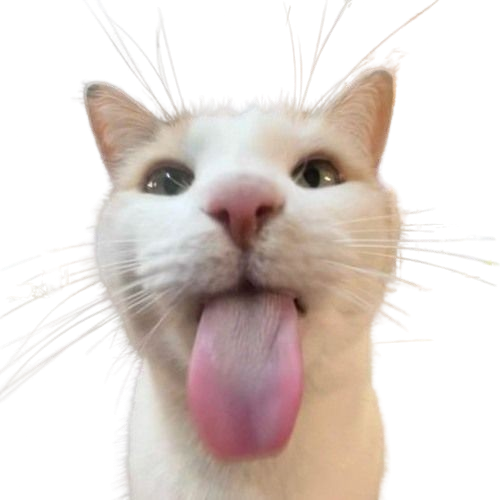
#> input picture cat/cat.png, 500 x 500 px
$ python cat.py
#> lines starting #> are read from the running program, lines starting #| are printed output that depends on the picture
from PIL import Image

WIDTH = 128
HEIGHT = 128
THRESHOLD = 150
INVERT = True

img = Image.open("cat.png")
#> img is the input picture: PIL image 500x500 RGBA; mean R, G, B, A 101.3, 90.5, 84.7, 116.1
img = img.resize((WIDTH, HEIGHT)).convert("L")  # grayscale
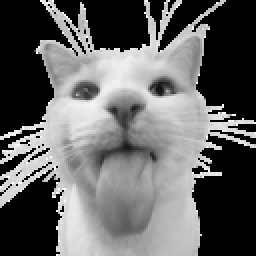
#> img: PIL image 128x128 L (shown 2 times larger); min 0, max 255, mean 100

pixels = img.load()

mem_index = 0

for y in range(HEIGHT):
    for xbyte in range(WIDTH // 8):
        byte = 0

        for bit in range(8):
            x = xbyte * 8 + bit
            val = pixels[x, y]

            # threshold
            pixel = 1 if val < THRESHOLD else 0

            # optional invert
            if INVERT:
                pixel = 1 - pixel

            byte |= (pixel << bit)

        print(f"mem[{mem_index}] = 8'h{byte:02x};")
        mem_index += 1
#> after the loop, mem_index = 2048
